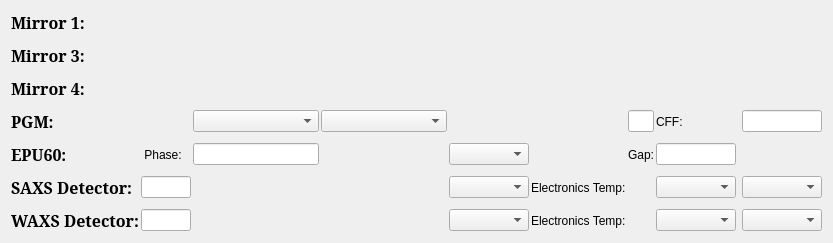
         <widget class="QWidget" name="scrollAreaWidgetContents_2">
          <property name="geometry">
           <rect>
            <x>0</x>
            <y>0</y>
            <width>813</width>
            <height>214</height>
           </rect>
          </property>
          <layout class="QVBoxLayout" name="verticalLayout_7">
           <item>
            <layout class="QGridLayout" name="gridLayout_2">
             <property name="horizontalSpacing">
              <number>2</number>
             </property>
             <property name="verticalSpacing">
              <number>10</number>
             </property>
             <item row="1" column="2" colspan="10">
              <widget class="PyDMEmbeddedDisplay" name="PyDMEmbeddedDisplay_4">
               <property name="maximumSize">
                <size>
                 <width>16777215</width>
                 <height>20</height>
                </size>
               </property>
               <property name="toolTip">
                <string/>
               </property>
               <property name="macros" stdset="0">
                <string>{&quot;MIR&quot;:&quot;XF:07ID1-OP{Mir:M3ABC-Ax:&quot;}</string>
               </property>
               <property name="filename" stdset="0">
                <string>mirror.ui</string>
               </property>
              </widget>
             </item>
             <item row="0" column="0">
              <widget class="QLabel" name="label_17">
               <property name="font">
                <font>
                 <family>Garamond</family>
                 <pointsize>12</pointsize>
                 <weight>75</weight>
                 <bold>true</bold>
                </font>
               </property>
               <property name="text">
                <string>Mirror 1:</string>
               </property>
              </widget>
             </item>
             <item row="5" column="2">
              <widget class="PyDMLineEdit" name="PyDMLineEdit_5">
               <property name="toolTip">
                <string/>
               </property>
               <property name="showUnits" stdset="0">
                <bool>false</bool>
               </property>
               <property name="channel" stdset="0">
                <string>ca://XF:07ID1-ES:1{GE:1}cam1:Temperature</string>
               </property>
              </widget>
             </item>
             <item row="6" column="5">
              <widget class="PyDMEnumComboBox" name="PyDMEnumComboBox_5">
               <property name="minimumSize">
                <size>
                 <width>80</width>
                 <height>0</height>
                </size>
               </property>
               <property name="focusPolicy">
                <enum>Qt::StrongFocus</enum>
               </property>
               <property name="toolTip">
                <string/>
               </property>
               <property name="channel" stdset="0">
                <string>ca://XF:07ID1-ES:1{GE:2}cam1:GreatEyesEnableCooling</string>
               </property>
              </widget>
             </item>
             <item row="5" column="5">
              <widget class="PyDMEnumComboBox" name="PyDMEnumComboBox_4">
               <property name="minimumSize">
                <size>
                 <width>80</width>
                 <height>0</height>
                </size>
               </property>
               <property name="mouseTracking">
                <bool>false</bool>
               </property>
               <property name="tabletTracking">
                <bool>true</bool>
               </property>
               <property name="focusPolicy">
                <enum>Qt::StrongFocus</enum>
               </property>
               <property name="toolTip">
                <string/>
               </property>
               <property name="channel" stdset="0">
                <string>ca://XF:07ID1-ES:1{GE:1}cam1:GreatEyesEnableCooling</string>
               </property>
              </widget>
             </item>
             <item row="6" column="11">
              <widget class="PyDMEnumComboBox" name="PyDMEnumComboBox_9">
               <property name="minimumSize">
                <size>
                 <width>80</width>
                 <height>0</height>
                </size>
               </property>
               <property name="focusPolicy">
                <enum>Qt::StrongFocus</enum>
               </property>
               <property name="toolTip">
                <string/>
               </property>
               <property name="channel" stdset="0">
                <string>ca://XF:07ID1-ES:1{GE:2}cam1:GreatEyesReadoutDir</string>
               </property>
              </widget>
             </item>
             <item row="5" column="7">
              <widget class="PyDMLabel" name="PyDMLabel_11">
               <property name="toolTip">
                <string/>
               </property>
               <property name="alarmSensitiveContent" stdset="0">
                <bool>false</bool>
               </property>
               <property name="showUnits" stdset="0">
                <bool>true</bool>
               </property>
               <property name="channel" stdset="0">
                <string>ca://XF:07ID1-ES:1{GE:1}cam1:GreatEyesHotSideTemp</string>
               </property>
              </widget>
             </item>
             <item row="6" column="0">
              <widget class="QLabel" name="label_10">
               <property name="font">
                <font>
                 <family>Garamond</family>
                 <pointsize>12</pointsize>
                 <weight>75</weight>
                 <bold>true</bold>
                </font>
               </property>
               <property name="text">
                <string>WAXS Detector:</string>
               </property>
              </widget>
             </item>
             <item row="5" column="11">
              <widget class="PyDMEnumComboBox" name="PyDMEnumComboBox_7">
               <property name="minimumSize">
                <size>
                 <width>80</width>
                 <height>0</height>
                </size>
               </property>
               <property name="focusPolicy">
                <enum>Qt::StrongFocus</enum>
               </property>
               <property name="toolTip">
                <string/>
               </property>
               <property name="channel" stdset="0">
                <string>ca://XF:07ID1-ES:1{GE:1}cam1:GreatEyesReadoutDir</string>
               </property>
              </widget>
             </item>
             <item row="5" column="0">
              <widget class="QLabel" name="label_9">
               <property name="font">
                <font>
                 <family>Garamond</family>
                 <pointsize>12</pointsize>
                 <weight>75</weight>
                 <bold>true</bold>
                </font>
               </property>
               <property name="text">
                <string>SAXS Detector:</string>
               </property>
              </widget>
             </item>
             <item row="3" column="7">
              <widget class="PyDMLineEdit" name="PyDMLineEdit">
               <property name="toolTip">
                <string/>
               </property>
               <property name="showUnits" stdset="0">
                <bool>true</bool>
               </property>
               <property name="channel" stdset="0">
                <string>ca://XF:07ID1-OP{Mono:PGM1-Ax::ENERGY_SP</string>
               </property>
              </widget>
             </item>
             <item row="4" column="5">
              <widget class="PyDMEnumComboBox" name="PyDMEnumComboBox_3">
               <property name="focusPolicy">
                <enum>Qt::StrongFocus</enum>
               </property>
               <property name="toolTip">
                <string/>
               </property>
               <property name="channel" stdset="0">
                <string>ca://SR:C07-ID:G1A{SST1:1-Ax:Phase}Phs:Mode-SP</string>
               </property>
              </widget>
             </item>
             <item row="5" column="8">
              <widget class="PyDMEnumComboBox" name="PyDMEnumComboBox_6">
               <property name="minimumSize">
                <size>
                 <width>80</width>
                 <height>0</height>
                </size>
               </property>
               <property name="focusPolicy">
                <enum>Qt::StrongFocus</enum>
               </property>
               <property name="toolTip">
                <string/>
               </property>
               <property name="channel" stdset="0">
                <string>ca://XF:07ID1-ES:1{GE:1}cam1:GreatEyesAdcSpeed</string>
               </property>
              </widget>
             </item>
             <item row="4" column="6">
              <widget class="PyDMLabel" name="PyDMLabel_6">
               <property name="toolTip">
                <string/>
               </property>
               <property name="channel" stdset="0">
                <string>ca://SR:C07-ID:G1A{SST1:1-Ax:Phase}Phs:Mode-RB</string>
               </property>
              </widget>
             </item>
             <item row="3" column="6">
              <widget class="PyDMLabel" name="PyDMLabel">
               <property name="toolTip">
                <string/>
               </property>
               <property name="showUnits" stdset="0">
                <bool>true</bool>
               </property>
               <property name="channel" stdset="0">
                <string>ca://XF:07ID1-OP{Mono:PGM1-Ax::ENERGY_MON</string>
               </property>
              </widget>
             </item>
             <item row="3" column="5">
              <widget class="PyDMLabel" name="PyDMLabel_3">
               <property name="toolTip">
                <string/>
               </property>
               <property name="showUnits" stdset="0">
                <bool>true</bool>
               </property>
               <property name="channel" stdset="0">
                <string>ca://XF:07ID1-OP{Mono:PGM1-Ax::VLS_B2.A</string>
               </property>
              </widget>
             </item>
             <item row="3" column="11">
              <widget class="PyDMLineEdit" name="PyDMLineEdit_2">
               <property name="toolTip">
                <string/>
               </property>
               <property name="text">
                <string/>
               </property>
               <property name="showUnits" stdset="0">
                <bool>true</bool>
               </property>
               <property name="channel" stdset="0">
                <string>ca://XF:07ID1-OP{Mono:PGM1-Ax::CFF_SP</string>
               </property>
              </widget>
             </item>
             <item row="4" column="7">
              <widget class="QLabel" name="label_7">
               <property name="text">
                <string>Gap:</string>
               </property>
              </widget>
             </item>
             <item row="6" column="8">
              <widget class="PyDMEnumComboBox" name="PyDMEnumComboBox_8">
               <property name="minimumSize">
                <size>
                 <width>80</width>
                 <height>0</height>
                </size>
               </property>
               <property name="focusPolicy">
                <enum>Qt::StrongFocus</enum>
               </property>
               <property name="toolTip">
                <string/>
               </property>
               <property name="channel" stdset="0">
                <string>ca://XF:07ID1-ES:1{GE:2}cam1:GreatEyesAdcSpeed</string>
               </property>
              </widget>
             </item>
             <item row="4" column="11">
              <widget class="PyDMLabel" name="PyDMLabel_5">
               <property name="toolTip">
                <string/>
               </property>
               <property name="channel" stdset="0">
                <string>ca://SR:C07-ID:G1A{SST1:1-Ax:Gap}-Mtr.RBV</string>
               </property>
              </widget>
             </item>
             <item row="5" column="4">
              <widget class="PyDMLabel" name="PyDMLabel_9">
               <property name="toolTip">
                <string/>
               </property>
               <property name="alarmSensitiveContent" stdset="0">
                <bool>false</bool>
               </property>
               <property name="showUnits" stdset="0">
                <bool>true</bool>
               </property>
               <property name="channel" stdset="0">
                <string>ca://XF:07ID1-ES:1{GE:1}cam1:TemperatureActual</string>
               </property>
              </widget>
             </item>
             <item row="6" column="6">
              <widget class="QLabel" name="label_12">
               <property name="text">
                <string>Electronics Temp:</string>
               </property>
              </widget>
             </item>
             <item row="3" column="8">
              <widget class="QLabel" name="label_5">
               <property name="text">
                <string>CFF:</string>
               </property>
              </widget>
             </item>
             <item row="3" column="0">
              <widget class="QLabel" name="label_13">
               <property name="font">
                <font>
                 <family>Garamond</family>
                 <pointsize>12</pointsize>
                 <weight>75</weight>
                 <italic>false</italic>
                 <bold>true</bold>
                 <underline>false</underline>
                 <stylestrategy>PreferAntialias</stylestrategy>
                 <kerning>false</kerning>
                </font>
               </property>
               <property name="text">
                <string>PGM:</string>
               </property>
              </widget>
             </item>
             <item row="4" column="8">
              <widget class="PyDMLineEdit" name="PyDMLineEdit_4">
               <property name="toolTip">
                <string/>
               </property>
               <property name="channel" stdset="0">
                <string>ca://SR:C07-ID:G1A{SST1:1-Ax:Gap}-Mtr-SP</string>
               </property>
              </widget>
             </item>
             <item row="5" column="6">
              <widget class="QLabel" name="label_11">
               <property name="text">
                <string>Electronics Temp:</string>
               </property>
              </widget>
             </item>
             <item row="6" column="3">
              <widget class="PyDMLabel" name="PyDMLabel_8">
               <property name="toolTip">
                <string/>
               </property>
               <property name="alarmSensitiveContent" stdset="0">
                <bool>false</bool>
               </property>
               <property name="channel" stdset="0">
                <string>ca://XF:07ID1-ES:1{GE:2}cam1:Temperature_RBV</string>
               </property>
              </widget>
             </item>
             <item row="5" column="3">
              <widget class="PyDMLabel" name="PyDMLabel_7">
               <property name="toolTip">
                <string/>
               </property>
               <property name="alarmSensitiveContent" stdset="0">
                <bool>false</bool>
               </property>
               <property name="channel" stdset="0">
                <string>ca://XF:07ID1-ES:1{GE:1}cam1:Temperature_RBV</string>
               </property>
              </widget>
             </item>
             <item row="6" column="4">
              <widget class="PyDMLabel" name="PyDMLabel_10">
               <property name="toolTip">
                <string/>
               </property>
               <property name="alarmSensitiveContent" stdset="0">
                <bool>false</bool>
               </property>
               <property name="showUnits" stdset="0">
                <bool>true</bool>
               </property>
               <property name="channel" stdset="0">
                <string>ca://XF:07ID1-ES:1{GE:2}cam1:TemperatureActual</string>
               </property>
              </widget>
             </item>
             <item row="6" column="7">
              <widget class="PyDMLabel" name="PyDMLabel_12">
               <property name="toolTip">
                <string/>
               </property>
               <property name="alarmSensitiveContent" stdset="0">
                <bool>false</bool>
               </property>
               <property name="showUnits" stdset="0">
                <bool>true</bool>
               </property>
               <property name="channel" stdset="0">
                <string>ca://XF:07ID1-ES:1{GE:2}cam1:GreatEyesHotSideTemp</string>
               </property>
              </widget>
             </item>
             <item row="4" column="0">
              <widget class="QLabel" name="label_6">
               <property name="font">
                <font>
                 <family>Garamond</family>
                 <pointsize>12</pointsize>
                 <weight>75</weight>
                 <bold>true</bold>
                </font>
               </property>
               <property name="text">
                <string>EPU60:</string>
               </property>
              </widget>
             </item>
             <item row="6" column="2">
              <widget class="PyDMLineEdit" name="PyDMLineEdit_6">
               <property name="toolTip">
                <string/>
               </property>
               <property name="channel" stdset="0">
                <string>ca://XF:07ID1-ES:1{GE:2}cam1:Temperature</string>
               </property>
              </widget>
             </item>
             <item row="3" column="4">
              <widget class="PyDMEnumComboBox" name="PyDMEnumComboBox_2">
               <property name="focusPolicy">
                <enum>Qt::StrongFocus</enum>
               </property>
               <property name="toolTip">
                <string/>
               </property>
               <property name="sizeAdjustPolicy">
                <enum>QComboBox::AdjustToContents</enum>
               </property>
               <property name="minimumContentsLength">
                <number>12</number>
               </property>
               <property name="alarmSensitiveContent" stdset="0">
                <bool>true</bool>
               </property>
               <property name="showUnits" stdset="0">
                <bool>true</bool>
               </property>
               <property name="channel" stdset="0">
                <string>ca://XF:07ID1-OP{Mono:PGM1-Ax:MirX}Mtr_TYPE_MON</string>
               </property>
              </widget>
             </item>
             <item row="4" column="2">
              <widget class="QLabel" name="label_14">
               <property name="text">
                <string> Phase:</string>
               </property>
              </widget>
             </item>
             <item row="3" column="3">
              <widget class="PyDMEnumComboBox" name="PyDMEnumComboBox">
               <property name="focusPolicy">
                <enum>Qt::StrongFocus</enum>
               </property>
               <property name="toolTip">
                <string/>
               </property>
               <property name="sizeAdjustPolicy">
                <enum>QComboBox::AdjustToContents</enum>
               </property>
               <property name="minimumContentsLength">
                <number>12</number>
               </property>
               <property name="showUnits" stdset="0">
                <bool>true</bool>
               </property>
               <property name="channel" stdset="0">
                <string>ca://XF:07ID1-OP{Mono:PGM1-Ax:GrtX}Mtr_TYPE_MON</string>
               </property>
              </widget>
             </item>
             <item row="3" column="2">
              <widget class="PyDMLabel" name="PyDMLabel_2">
               <property name="minimumSize">
                <size>
                 <width>50</width>
                 <height>0</height>
                </size>
               </property>
               <property name="toolTip">
                <string/>
               </property>
               <property name="channel" stdset="0">
                <string>ca://XF:07ID1-OP{Mono:PGM1-Ax::ERDY_STS</string>
               </property>
              </widget>
             </item>
             <item row="4" column="4">
              <widget class="PyDMLabel" name="PyDMLabel_4">
               <property name="toolTip">
                <string/>
               </property>
               <property name="channel" stdset="0">
                <string>ca://SR:C07-ID:G1A{SST1:1-Ax:Phase}-Mtr.RBV</string>
               </property>
              </widget>
             </item>
             <item row="4" column="3">
              <widget class="PyDMLineEdit" name="PyDMLineEdit_3">
               <property name="toolTip">
                <string/>
               </property>
               <property name="channel" stdset="0">
                <string>ca://SR:C07-ID:G1A{SST1:1-Ax:Phase}-Mtr-SP</string>
               </property>
              </widget>
             </item>
             <item row="1" column="0">
              <widget class="QLabel" name="label_15">
               <property name="font">
                <font>
                 <family>Garamond</family>
                 <pointsize>12</pointsize>
                 <weight>75</weight>
                 <bold>true</bold>
                </font>
               </property>
               <property name="text">
                <string>Mirror 3:</string>
               </property>
              </widget>
             </item>
             <item row="0" column="2" colspan="10">
              <widget class="PyDMEmbeddedDisplay" name="PyDMEmbeddedDisplay_5">
               <property name="maximumSize">
                <size>
                 <width>16777215</width>
                 <height>20</height>
                </size>
               </property>
               <property name="toolTip">
                <string/>
               </property>
               <property name="macros" stdset="0">
                <string>{&quot;MIR&quot;:&quot;XF:07IDA-OP{Mir:M1-Ax:&quot;}</string>
               </property>
               <property name="filename" stdset="0">
                <string>mirror.ui</string>
               </property>
              </widget>
             </item>
             <item row="2" column="0">
              <widget class="QLabel" name="label_18">
               <property name="font">
                <font>
                 <family>Garamond</family>
                 <pointsize>12</pointsize>
                 <weight>75</weight>
                 <bold>true</bold>
                </font>
               </property>
               <property name="text">
                <string>Mirror 4:</string>
               </property>
              </widget>
             </item>
             <item row="2" column="2" colspan="10">
              <widget class="PyDMEmbeddedDisplay" name="PyDMEmbeddedDisplay_6">
               <property name="maximumSize">
                <size>
                 <width>16777215</width>
                 <height>20</height>
                </size>
               </property>
               <property name="toolTip">
                <string/>
               </property>
               <property name="macros" stdset="0">
                <string>{&quot;MIR&quot;:&quot;XF:07ID2-OP{Mir:M4CD-Ax:&quot;}</string>
               </property>
               <property name="filename" stdset="0">
                <string>mirror.ui</string>
               </property>
              </widget>
             </item>
            </layout>
           </item>
          </layout>
         </widget>
